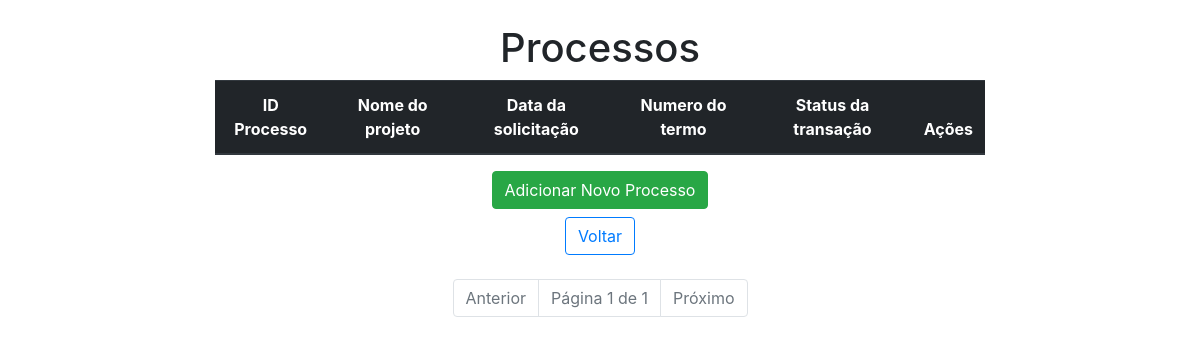
The app's page /processo_html/ (signed in), older data.
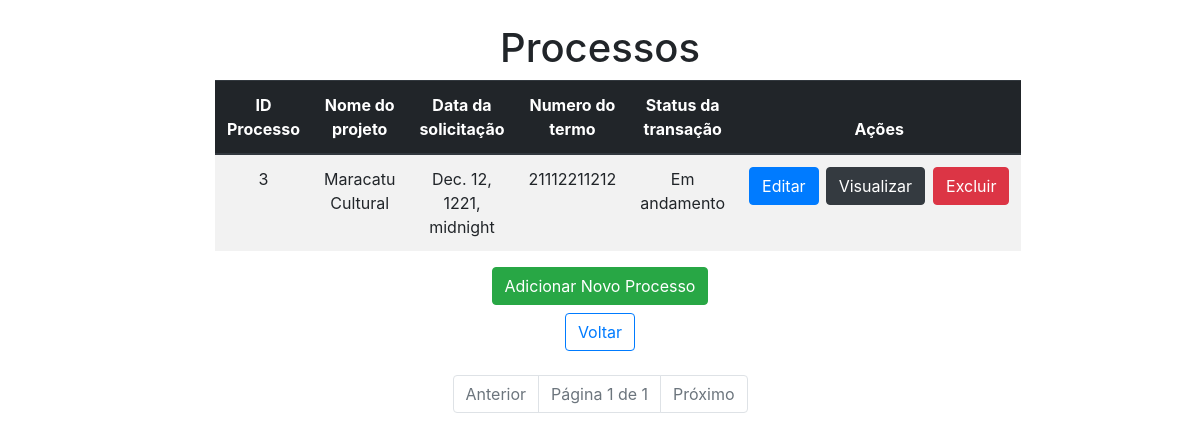
The same page, newer data.
### app/models.py (models this page shows, shortened)
class Processo(models.Model):
    data_solicitacao = models.DateTimeField()
    data_conferencia_documentos = models.DateTimeField()
    data_autorizacao_empenho = models.DateTimeField()
    data_confeccao_empenho = models.DateTimeField()
    numero_empenho = models.CharField(max_length=30)
    data_confeccao_termo = models.DateTimeField()
    data_envio_termo = models.DateTimeField()
    numero_termo = models.CharField(max_length=30)
    responsavel_confeccao = models.CharField(max_length=100)
    data_visto_termo = models.DateTimeField()
    data_envio_term_proponente = models.DateTimeField()
    data_assinatura_termo = models.DateTimeField()
    data_envio_pagamento = models.DateTimeField()
    data_ordem_bancaria = models.DateTimeField()
    status_transacao = models.CharField(max_length=100)
    projeto = models.ForeignKey(Projeto, on_delete=models.CASCADE)

class Projeto(models.Model):
    numero_projeto = models.CharField(max_length=30)
    numero_sei = models.CharField(max_length=21)
    numero_parcela = models.CharField(max_length=20)
    valor_solicitado = models.FloatField()
    titulo_projeto = models.CharField(max_length=100)
    status_transacao = models.CharField(max_length=100)
    transacao = models.ForeignKey(Transacao, on_delete=models.CASCADE)
    def __str__(self):
        return self.titulo_projeto

### app/views.py (the view)
# urls.py: path("processo_html/", processo_html, name="processo_html"),
@login_required
def processo_html(request):
    processos_list = Processo.objects.all()
    paginator = Paginator(processos_list, 5)
    page = request.GET.get('page')
    try:
        processos = paginator.page(page)
    except PageNotAnInteger:
        processos = paginator.page(1)
    except EmptyPage:
        processos = paginator.page(paginator.num_pages)
    return render(request, "processo.html", {"processos": processos})

### app/templates/processo.html (shortened to what this page needs)
<!DOCTYPE html>
<html lang="en">
<head>
    <link rel="stylesheet" href="https://stackpath.bootstrapcdn.com/bootstrap/4.1.3/css/bootstrap.min.css">
</head>
<body>
    <div class="col-8 m-auto pt-4 pb-4 text-center">
        <h1>Processos</h1>
        <table class="table table-striped">
            <thead class="thead-dark">
                <tr>
                    <th scope="col">ID Processo</th>
                    <th scope="col">Nome do projeto</th>
                    <th scope="col">Data da solicitação</th>
                    <th scope="col">Numero do termo</th>
                    <th scope="col">Status da transação</th>
                    <th scope="col">Ações</th>
                </tr>
            </thead>
            <tbody>
                {% for processo in processos %}
                <tr>
                    <td>{{ processo.id }}</td>
                    <td>{{ processo.projeto }}</td>
                    <td>{{ processo.data_solicitacao }}</td>
                    <td>{{ processo.numero_termo }}</td>
                    <td>{{ processo.status_transacao }}</td>
                    <td>
                        <div class="btn-group" role="group">
                            <a href="{% url 'edit_processo' processo.id %}" class="btn btn-primary mr-2 rounded">Editar</a>
                            <a href="{% url 'view_processo' processo.id %}" class="btn btn-dark mr-2 rounded">Visualizar</a>
                            <form action="{% url 'delete_processo' processo.id %}" method="post" class="d-inline-block">
                                <button type="submit" class="btn btn-danger btnDel rounded" onclick="return confirm('Tem certeza que deseja excluir este processo?')">Excluir</button>
                            </form>
                        </div>
                    </td>
                </tr>
                {% endfor %}
            </tbody>
        </table>
        <a href="{% url 'form_processo' %}" class="btn btn-success">Adicionar Novo Processo</a> <br>
        <a href="{% url 'home' %}" class="btn btn-outline-primary mt-2">
             Voltar
        </a>
    </div>
<div class="container">
    <div class="row">
        <div class="col-md-12">
            <nav aria-label="Page navigation">
                <ul class="pagination justify-content-center">
                    {% if processos.has_previous %}
                        <li class="page-item">
                            <a class="page-link" href="?page={{ processos.previous_page_number }}">Anterior</a>
                        </li>
                    {% else %}
                        <li class="page-item disabled">
                            <span class="page-link">Anterior</span>
                        </li>
                    {% endif %}
                    <li class="page-item disabled">
                        <span class="page-link">Página {{ processos.number }} de {{ processos.paginator.num_pages }}</span>
                    </li>
                    {% if processos.has_next %}
                        <li class="page-item">
                            <a class="page-link" href="?page={{ processos.next_page_number }}">Próximo</a>
                        </li>
                    {% else %}
                        <li class="page-item disabled">
                            <span class="page-link">Próximo</span>
                        </li>
                    {% endif %}
                </ul>
            </nav>
        </div>
    </div>
</div>
</body>
</html>

Row changes from the older to the newer data that the page shows:
added Processo: id "3", projeto "Maracatu Cultural", data_solicitacao "Dec. 12, 1221, midnight", numero_termo "21112211212", status_transacao "Em andamento"
